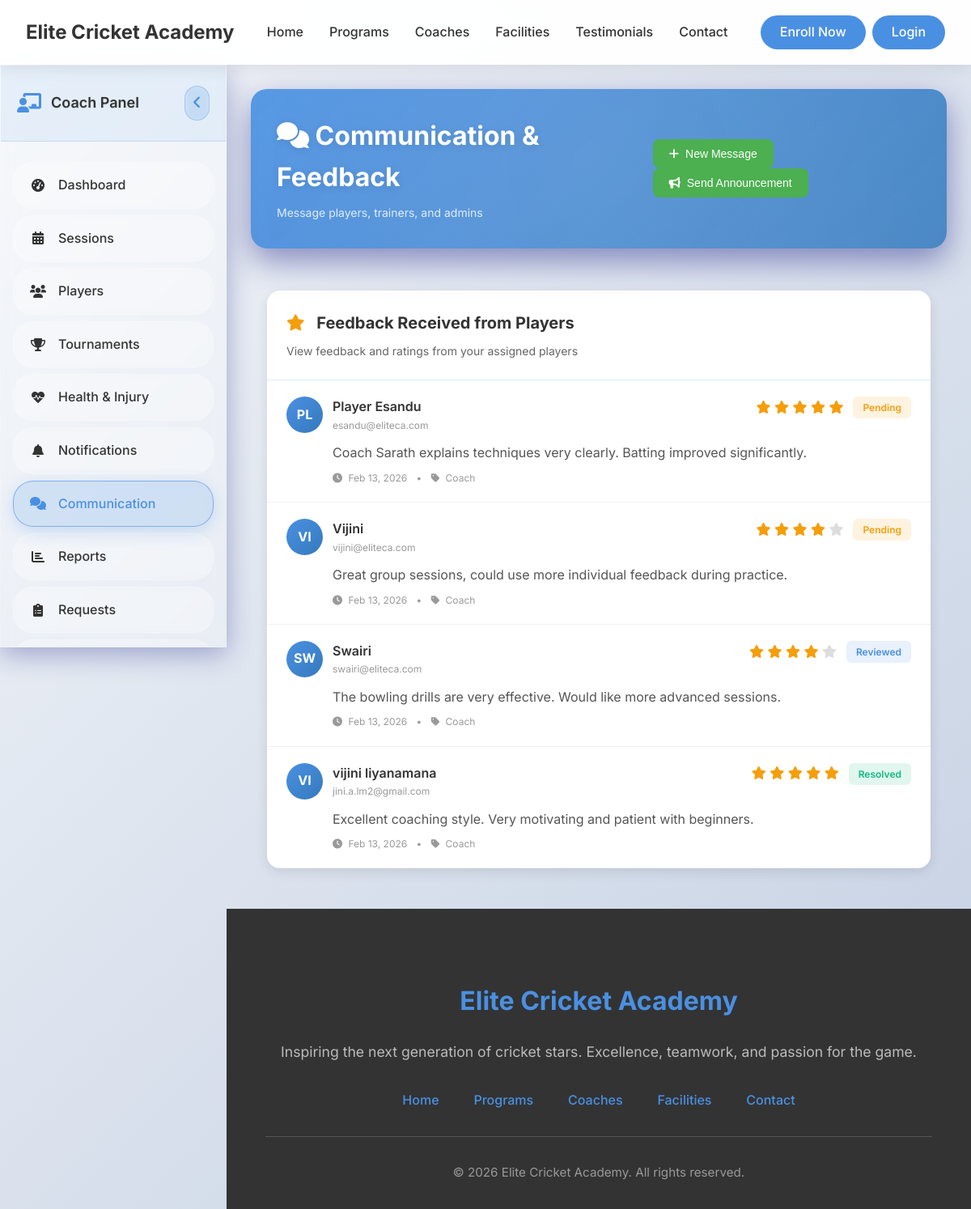
/coach/communication (signed in), run on the app's committed database.
### tables this page shows
CREATE TABLE `feedback` (
  `FeedbackID` int(11) NOT NULL,
  `FromUserID` int(11) NOT NULL,
  `ToUserID` int(11) NOT NULL,
  `Content` text NOT NULL,
  `Rating` int(11) DEFAULT NULL COMMENT 'Rating from 1 to 5',
  `Category` enum('coach','trainer','facility','equipment','shop','general') DEFAULT NULL,
  `CreatedDate` datetime DEFAULT current_timestamp(),
  `Status` enum('pending','reviewed','resolved') DEFAULT 'pending'
);

CREATE TABLE `user` (
  `UserID` int(11) NOT NULL,
  `Name` varchar(255) NOT NULL,
  `DateOfBirth` date NOT NULL,
  `PhoneNumber` varchar(20) DEFAULT NULL,
  `Email` varchar(255) NOT NULL,
  `Address` text DEFAULT NULL,
  `School` varchar(255) DEFAULT NULL COMMENT 'School or educational institution',
  `Role` enum('Admin','ShopEmployee','Coach','Trainer','Player') NOT NULL,
  `Username` varchar(100) NOT NULL,
  `PasswordHash` varchar(255) NOT NULL,
  `DateJoined` datetime DEFAULT current_timestamp(),
  `Status` enum('active','inactive') DEFAULT 'active',
  `RequiresPasswordChange` tinyint(1) DEFAULT 0 COMMENT 'Force password change on first login',
  `PasswordChangeDeadline` datetime DEFAULT NULL COMMENT 'Deadline for mandatory password change',
  `LastLoginAt` datetime DEFAULT NULL COMMENT 'Track last successful login',
  `LoginAttempts` int(11) DEFAULT 0 COMMENT 'Failed login attempts counter',
  `AccountLockedUntil` datetime DEFAULT NULL COMMENT 'Account lock expiry time',
  `CreatedBy` int(11) DEFAULT NULL COMMENT 'Admin who created this user',
  `Notes` text DEFAULT NULL COMMENT 'Admin notes about the user',
  `ProfileImage` varchar(255) DEFAULT NULL COMMENT 'Relative path to user profile image (e.g., uploads/profile_images/profile_1_123456789.jpg)'
);

### app/controllers/Coach.php (called while the page is built, shortened)
<?php
class Coach extends Controller {
    public function communication() {
        $coachId = $_SESSION['user_id'];
        $userModel = $this->model('M_Users');
        $feedbacks = $userModel->getFeedbackForUser($coachId);
        $data = [
            'title' => 'Communication & Feedback - Elite Cricket Academy',
            'feedbacks' => $feedbacks
        ];
        $this->view('coach/communication', $data);
    }
}
?>

### app/libraries/Core.php (called while the page is built, shortened)
<?php
class Core {
    protected $currentMethod = 'index';
    public function __construct() {
        $url = $this->getURL();
        if($url && file_exists('../app/controllers/' . ucwords($url[0]) . '.php')) {
            unset($url[0]);
        }
        $this->currentController = new $this->currentController;
        if(isset($url[1])) {
            if(method_exists($this->currentController, $url[1])) {
                $this->currentMethod = $url[1];
                unset($url[1]);
            }
        }
        $this->param = $url ? array_values($url) : [];
        call_user_func_array([$this->currentController, $this->currentMethod], $this->param);
    }
    public function getURL() {
        if(isset($_GET['url'])) {
            $url = rtrim($_GET['url'], '/');
            $url = filter_var($url, FILTER_SANITIZE_URL);
            $url = explode('/', $url);
            return $url;
        }
    }
}
?>

### public/index.php (called while the page is built, shortened)
<?php
    $ini = new Core();
?>

### app/libraries/Database.php (called while the page is built, shortened)
<?php
    class Database {
        private $host = DB_HOST;
        private $user = DB_USER;
        private $password = DB_PASS;
        private $dbname = DB_NAME;
        private $dbh;
        private $statement;
        public function __construct() {
            $dsn = "mysql:host=". $this->host .";dbname=". $this->dbname;
            $options = array(
                PDO::ATTR_PERSISTENT => true,
                PDO::ATTR_ERRMODE => PDO::ERRMODE_EXCEPTION
            );
            try {
                $this->dbh = new PDO($dsn, $this->user, $this->password, $options);
                $this->dbh->setAttribute(PDO::ATTR_CASE, PDO::CASE_NATURAL);
                $this->dbh->setAttribute(PDO::ATTR_ERRMODE, PDO::ERRMODE_EXCEPTION);
                $this->dbh->setAttribute(PDO::ATTR_DEFAULT_FETCH_MODE, PDO::FETCH_OBJ);
            } catch (PDOException $e) {
                $this->error = $e->getMessage();
                echo "Connection failed: " . $this->error;
            }
        }
        public function query($sql) {
            $this->statement = $this->dbh->prepare($sql);
    }
    public function bind($param, $value, $type = null) {
            if (is_null($type)) {
                switch(true){
                    case is_int($value):
                        $type = PDO::PARAM_INT;
                        break;
                }
            }
            $this->statement->bindValue($param, $value, $type);
        }
        public function execute() {
            try {
                $result = $this->statement->execute();
                return $result;
            } catch (PDOException $e) {
                error_log("Database execution error: " . $e->getMessage());
                error_log("SQL Error Info: " . print_r($this->statement->errorInfo(), true));
                return false;
            }
        }
        public function resultSet() {
            $this->execute();
            return $this->statement->fetchAll(PDO::FETCH_OBJ);
        }
    }
?>

### app/models/M_Users.php (called while the page is built, shortened)
<?php
class M_Users {
    private $db;
    public function __construct() {
        $this->db = new Database();
    }
    public function getFeedbackForUser($userId) {
        $this->db->query('SELECT
            f.FeedbackID, f.Content, f.Rating, f.Category, f.Status, f.CreatedDate,
            u.Name as FromUserName, u.Email as FromUserEmail
        FROM feedback f
        JOIN User u ON f.FromUserID = u.UserID
        WHERE f.ToUserID = :userId
        ORDER BY f.CreatedDate DESC');
        $this->db->bind(':userId', $userId);
        return $this->db->resultSet();
    }
}
?>

### app/views/coach/communication.php (the view, shortened to what this page needs)
<?php require_once APPROOT . '/views/inc/components/header.php'; ?>
<link rel="stylesheet" href="<?php echo URLROOT; ?>/css/coach-dashboard.css">
<link rel="stylesheet" href="<?php echo URLROOT; ?>/css/coach-communication.css">
    <div class="coach-layout">
        <div class="coach-sidebar" id="coachSidebar">
            <div class="sidebar-header">
                <div class="coach-logo">
                    <i class="fas fa-chalkboard-teacher"></i>
                    <h3>Coach Panel</h3>
                </div>
                <button class="sidebar-toggle" id="sidebarToggle">
                    <i class="fas fa-angle-left"></i>
                </button>
            </div>
            <nav class="sidebar-nav">
                <ul class="nav-menu">
                    <li class="nav-item">
                        <a href="<?php echo URLROOT; ?>/coach/dashboard" class="nav-link" data-tooltip="Dashboard">
                            <i class="fas fa-tachometer-alt"></i>
                            <span>Dashboard</span>
                        </a>
                    </li>
                    <li class="nav-item">
                        <a href="<?php echo URLROOT; ?>/coach/sessions" class="nav-link" data-tooltip="Sessions">
                            <i class="fas fa-calendar-alt"></i>
                            <span>Sessions</span>
                        </a>
                    </li>
                    <li class="nav-item">
                        <a href="<?php echo URLROOT; ?>/coach/players" class="nav-link" data-tooltip="Players">
                            <i class="fas fa-users"></i>
                            <span>Players</span>
                        </a>
                    </li>
                    <li class="nav-item">
                        <a href="<?php echo URLROOT; ?>/coach/tournaments" class="nav-link" data-tooltip="Tournaments">
                            <i class="fas fa-trophy"></i>
                            <span>Tournaments</span>
                        </a>
                    </li>
                    <li class="nav-item">
                        <a href="<?php echo URLROOT; ?>/coach/health" class="nav-link" data-tooltip="Health & Injury">
                            <i class="fas fa-heartbeat"></i>
                            <span>Health & Injury</span>
                        </a>
                    </li>
                    <li class="nav-item">
                        <a href="<?php echo URLROOT; ?>/coach/notifications" class="nav-link" data-tooltip="Notifications">
                            <i class="fas fa-bell"></i>
                            <span>Notifications</span>
                        </a>
                    </li>
                    <li class="nav-item active">
                        <a href="<?php echo URLROOT; ?>/coach/communication" class="nav-link" data-tooltip="Communication">
                            <i class="fas fa-comments"></i>
                            <span>Communication</span>
                        </a>
                    </li>
                    <li class="nav-item">
                        <a href="<?php echo URLROOT; ?>/coach/reports" class="nav-link" data-tooltip="Reports">
                            <i class="fas fa-chart-bar"></i>
                            <span>Reports</span>
                        </a>
                    </li>
                    <li class="nav-item">
                        <a href="<?php echo URLROOT; ?>/coach/requests" class="nav-link" data-tooltip="Requests">
                            <i class="fas fa-clipboard-list"></i>
                            <span>Requests</span>
                        </a>
                    </li>
                    <li class="nav-item">
                        <a href="<?php echo URLROOT; ?>/coach/events" class="nav-link" data-tooltip="Events">
                        </a>
                    </li>
                </ul>
            </nav>
        </div>
        <div class="main-content">
            <div class="dashboard-header">
                <div class="header-content">
                    <div class="header-left">
                        <h1>
                            <i class="fas fa-comments"></i>
                            Communication & Feedback
                        </h1>
                        <p style="margin: 0; opacity: 0.9; font-size: 14px;">Message players, trainers, and admins</p>
                    </div>
                    <div class="header-actions">
                        <button class="btn-primary" id="newMessageBtn">
                            <i class="fas fa-plus"></i>
                            New Message
                        </button>
                        <button class="btn-primary" id="newAnnouncementBtn">
                            <i class="fas fa-bullhorn"></i>
                            Send Announcement
                        </button>
                    </div>
                </div>
            </div>
            <div class="communication-content" style="padding: 20px;">
                <div style="background: white; border-radius: 16px; box-shadow: 0 4px 15px rgba(0,0,0,0.1); overflow: hidden;">
                    <div style="padding: 24px; border-bottom: 1px solid rgba(74, 144, 226, 0.2);">
                        <h2 style="margin: 0; font-size: 20px; font-weight: 700; color: #333;">
                            <i class="fas fa-star" style="color: #f59e0b; margin-right: 10px;"></i>
                            Feedback Received from Players
                        </h2>
                        <p style="margin: 8px 0 0 0; color: #666; font-size: 14px;">View feedback and ratings from your assigned players</p>
                    </div>
                    <?php if (!empty($data['feedbacks'])): ?>
                        <?php foreach ($data['feedbacks'] as $feedback): ?>
                        <div style="padding: 20px 24px; border-bottom: 1px solid rgba(0,0,0,0.05); transition: background 0.3s;" onmouseover="this.style.backgroundColor='rgba(74,144,226,0.03)'" onmouseout="this.style.backgroundColor='transparent'">
                            <div style="display: flex; justify-content: space-between; align-items: start; margin-bottom: 12px;">
                                <div style="display: flex; align-items: center; gap: 12px;">
                                    <div style="width: 45px; height: 45px; background: linear-gradient(135deg, #4A90E2, #357ABD); border-radius: 50%; display: flex; align-items: center; justify-content: center; color: white; font-weight: 700;">
                                        <?php echo strtoupper(substr($feedback->FromUserName, 0, 2)); ?>
                                    </div>
                                    <div>
                                        <div style="font-weight: 600; color: #333; font-size: 16px;"><?php echo htmlspecialchars($feedback->FromUserName); ?></div>
                                        <div style="font-size: 12px; color: #999;"><?php echo htmlspecialchars($feedback->FromUserEmail); ?></div>
                                    </div>
                                </div>
                                <div style="display: flex; align-items: center; gap: 12px;">
                                    <div style="color: #f59e0b;">
                                        <?php for ($i = 1; $i <= 5; $i++): ?>
                                            <i class="fas fa-star" style="<?php echo $i <= $feedback->Rating ? 'color: #f59e0b;' : 'color: #ddd;'; ?>"></i>
                                        <?php endfor; ?>
                                    </div>
                                    <?php
                                    $statusColors = ['pending' => '#f59e0b', 'reviewed' => '#4A90E2', 'resolved' => '#10b981'];
                                    $sColor = $statusColors[$feedback->Status] ?? '#666';
                                    ?>
                                    <span style="background: <?php echo $sColor; ?>20; color: <?php echo $sColor; ?>; padding: 4px 12px; border-radius: 6px; font-size: 12px; font-weight: 600; text-transform: capitalize;">
                                        <?php echo $feedback->Status; ?>
                                    </span>
                                </div>
                            </div>
                            <p style="margin: 0; color: #555; line-height: 1.6; padding-left: 57px;">
                                <?php echo htmlspecialchars($feedback->Content); ?>
                            </p>
                            <div style="padding-left: 57px; margin-top: 8px; font-size: 12px; color: #999;">
                                <i class="fas fa-clock" style="margin-right: 4px;"></i>
                                <?php echo date('M d, Y', strtotime($feedback->CreatedDate)); ?>
                                <span style="margin: 0 8px;">•</span>
                                <i class="fas fa-tag" style="margin-right: 4px;"></i>
                                <?php echo ucfirst($feedback->Category); ?>
                            </div>
                        </div>
                        <?php endforeach; ?>
                    <?php endif; ?>
                </div>
            </div>
        </div>
    </div>
<?php require_once APPROOT . '/views/inc/components/footer.php'; ?>

### data on the page
feedback: FromUserID.Name "PL", FromUserID.Name "Player Esandu", FromUserID.Email "esandu@eliteca.com", Rating 5 (drawn), Status "Pending", Content "Coach Sarath explains techniques very clearly. Batting improved significantly.", CreatedDate "Feb 13, 2026", Category "Coach"
feedback: FromUserID.Name "VI", FromUserID.Name "Vijini", FromUserID.Email "vijini@eliteca.com", Rating 4 (drawn), Status "Pending", Content "Great group sessions, could use more individual feedback during practice.", CreatedDate "Feb 13, 2026", Category "Coach"
feedback: FromUserID.Name "SW", FromUserID.Name "Swairi", FromUserID.Email "swairi@eliteca.com", Rating 4 (drawn), Status "Reviewed", Content "The bowling drills are very effective. Would like more advanced sessions.", CreatedDate "Feb 13, 2026", Category "Coach"
feedback: FromUserID.Name "VI", FromUserID.Name "vijini liyanamana", FromUserID.Email "jini.a.lm2@gmail.com", Rating 5 (drawn), Status "Resolved", Content "Excellent coaching style. Very motivating and patient with beginners.", CreatedDate "Feb 13, 2026", Category "Coach"
